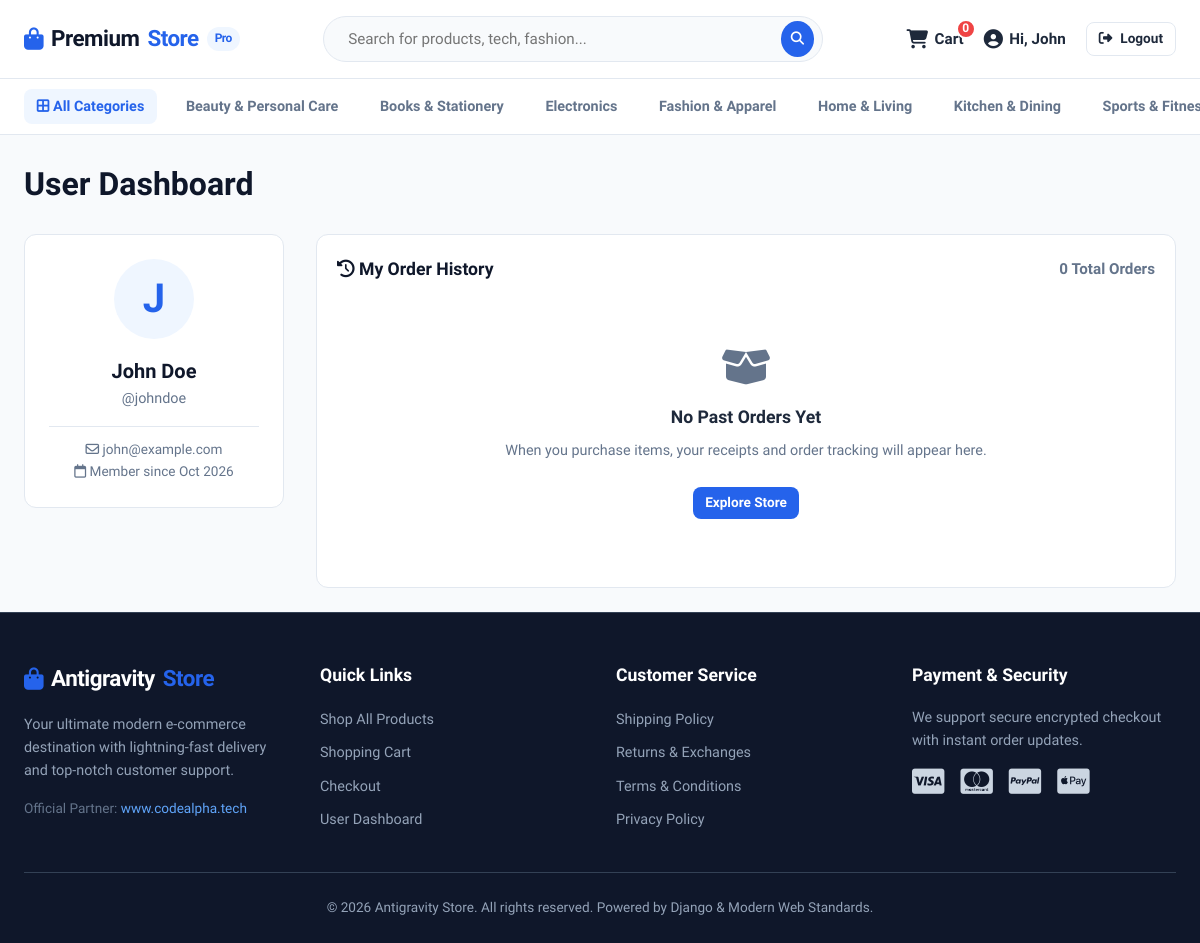
The app's page /dashboard/ (signed in) with its own data.
### store/models.py (models this page shows, shortened)
class Category(models.Model):
    name = models.CharField(max_length=100, unique=True)
    slug = models.SlugField(max_length=100, unique=True)
    description = models.TextField(blank=True)
    image = models.ImageField(upload_to='photos/categories', blank=True, null=True)
    class Meta:
        verbose_name = 'category'
        verbose_name_plural = 'categories'
        ordering = ['name']
    def get_url(self):
        return reverse('products_by_category', args=[self.slug])

### store/views.py (the view)
# urls.py: path('dashboard/', views.dashboard, name='dashboard'),
@login_required(login_url='login')
def dashboard(request):
    orders = Order.objects.filter(user=request.user).order_by('-created_at')
    orders_count = orders.count()
    context = {
        'orders': orders,
        'orders_count': orders_count,
    }
    return render(request, 'store/dashboard.html', context)

### store/context_processors.py (called while the page is built)
def menu_links(request):
    links = Category.objects.all()
    return dict(categories=links)

def counter(request):
    cart_count = 0
    if 'admin' in request.path:
        return {}
    try:
        if request.user.is_authenticated:
            cart_items = CartItem.objects.filter(user=request.user, is_active=True)
        else:
            cart = Cart.objects.filter(cart_id=_cart_id(request))
            cart_items = CartItem.objects.filter(cart=cart[:1], is_active=True)
        for cart_item in cart_items:
            cart_count += cart_item.quantity
    except Cart.DoesNotExist:
        cart_count = 0
    return dict(cart_count=cart_count)

### templates/store/dashboard.html (shortened to what this page needs)
{% extends 'base.html' %}
{% load static %}
{% block content %}
    <h1 style="font-size: 2rem; font-weight: 800; margin-bottom: 1.5rem; color: var(--secondary);">
        User Dashboard
    </h1>
    <div class="dashboard-grid">
        <div>
            <div class="profile-card">
                <div class="avatar-circle">
                    {{ user.first_name|default:user.username|slice:":1"|upper }}
                </div>
                <h3 style="font-size: 1.25rem; font-weight: 800; color: var(--secondary);">
                    {{ user.first_name }} {{ user.last_name }}
                </h3>
                <p style="font-size: 0.9rem; color: var(--text-muted); margin-bottom: 1rem;">@{{ user.username }}</p>
                <p style="font-size: 0.85rem; color: var(--text-muted); border-top: 1px solid var(--border); padding-top: 0.75rem;">
                    <i class="fa-regular fa-envelope"></i> {{ user.email }}<br>
                    <i class="fa-regular fa-calendar"></i> Member since {{ user.date_joined|date:"M Y" }}
                </p>
            </div>
        </div>
        <div>
            <div class="sidebar-card" style="margin-bottom: 0;">
                <div style="display: flex; align-items: center; justify-content: space-between; margin-bottom: 1rem;">
                    <h3 class="sidebar-title" style="margin-bottom: 0; border: none; padding: 0;">
                        <i class="fa-solid fa-clock-rotate-left"></i> My Order History
                    </h3>
                    <span class="results-count">{{ orders_count }} Total Order{{ orders_count|pluralize }}</span>
                </div>
                {% if orders %}
                    <div class="table-card" style="border: none;">
                        <table class="cart-table">
                            <thead>
                                <tr>
                                    <th>Order #</th>
                                    <th>Date</th>
                                    <th>Total</th>
                                    <th>Status</th>
                                    <th>Action</th>
                                </tr>
                            </thead>
                            <tbody>
                                {% for order in orders %}
                                    <tr>
                                        <td>
                                            <strong style="color: var(--primary);">{{ order.order_number }}</strong>
                                        </td>
                                        <td>{{ order.created_at|date:"M d, Y" }}</td>
                                        <td style="font-weight: 800;">${{ order.total_amount }}</td>
                                        <td>
                                            <span class="status-badge status-{{ order.status }}">{{ order.status }}</span>
                                        </td>
                                        <td>
                                            <a href="{% url 'order_detail' order.order_number %}" class="btn btn-outline btn-sm">
                                                Details <i class="fa-solid fa-chevron-right"></i>
                                            </a>
                                        </td>
                                    </tr>
                                {% endfor %}
                            </tbody>
                        </table>
                    </div>
                {% else %}
                    <div style="text-align: center; padding: 3rem 1rem;">
                        <i class="fa-solid fa-box-open" style="font-size: 2.5rem; color: var(--text-muted); margin-bottom: 1rem;"></i>
                        <h4 style="font-size: 1.1rem; font-weight: 700; margin-bottom: 0.5rem;">No Past Orders Yet</h4>
                        <p style="color: var(--text-muted); font-size: 0.9rem; margin-bottom: 1.5rem;">When you purchase items, your receipts and order tracking will appear here.</p>
                        <a href="{% url 'store' %}" class="btn btn-primary btn-sm">Explore Store</a>
                    </div>
                {% endif %}
            </div>
        </div>
    </div>
{% endblock %}

### templates/base.html (shortened to what this page needs)
{% load static %}
<!DOCTYPE html>
<html lang="en">
<head>
    <link rel="stylesheet" href="https://cdnjs.cloudflare.com/ajax/libs/font-awesome/6.4.0/css/all.min.css">
    <link rel="stylesheet" href="{% static 'css/styles.css' %}">
</head>
<body>
    <nav class="navbar">
        <div class="nav-container">
            <a href="{% url 'store' %}" class="logo">
                <i class="fa-solid fa-bag-shopping" style="color: var(--primary);"></i>
                Premium<span>Store</span>
                <span class="logo-badge">Pro</span>
            </a>
            <form action="{% url 'search' %}" method="GET" class="search-form">
                <input type="text" name="keyword" class="search-input" placeholder="Search for products, tech, fashion..." value="{{ keyword|default:'' }}" required>
                <button type="submit" class="search-btn" title="Search">
                    <i class="fa-solid fa-magnifying-glass"></i>
                </button>
            </form>
            <div class="nav-actions">
                <a href="{% url 'cart' %}" class="nav-link cart-icon-wrapper" title="Shopping Cart">
                    <i class="fa-solid fa-cart-shopping" style="font-size: 1.2rem;"></i>
                    <span style="font-weight: 700;">Cart</span>
                    <span class="cart-badge">{{ cart_count|default:"0" }}</span>
                </a>
                {% if user.is_authenticated %}
                    <a href="{% url 'dashboard' %}" class="nav-link">
                        <i class="fa-solid fa-user-circle" style="font-size: 1.2rem;"></i>
                        <span>Hi, {{ user.first_name|default:user.username }}</span>
                    </a>
                    <a href="{% url 'logout' %}" class="btn btn-outline btn-sm" title="Logout">
                        <i class="fa-solid fa-right-from-bracket"></i> Logout
                    </a>
                {% endif %}
            </div>
        </div>
    </nav>
    <div class="cat-bar">
        <div class="cat-container">
            <a href="{% url 'store' %}" class="cat-item {% if not current_category %}active{% endif %}">
                <i class="fa-solid fa-border-all"></i> All Categories
            </a>
            {% for cat in categories %}
                <a href="{{ cat.get_url }}" class="cat-item {% if current_category.slug == cat.slug %}active{% endif %}">
                    {{ cat.name }}
                </a>
            {% endfor %}
        </div>
    </div>
    <main class="main-wrapper">
        {% block content %}
        {% endblock %}
    </main>
    <footer>
        <div class="footer-container">
            <div class="footer-col">
                <a href="{% url 'store' %}" class="logo" style="color: white; margin-bottom: 1rem; display: flex;">
                    <i class="fa-solid fa-bag-shopping" style="color: var(--primary);"></i>
                    Antigravity<span style="color: var(--primary);">Store</span>
                </a>
                <p style="font-size: 0.9rem; margin-top: 0.5rem; color: #94a3b8;">
                    Your ultimate modern e-commerce destination with lightning-fast delivery and top-notch customer support.
                </p>
                <p style="margin-top: 1rem; font-size: 0.85rem; color: #64748b;">
                    Official Partner: <a href="https://www.codealpha.tech" target="_blank" style="color: #60a5fa;">www.codealpha.tech</a>
                </p>
            </div>
            <div class="footer-col">
                <h4>Quick Links</h4>
                <ul class="footer-links">
                    <li><a href="{% url 'store' %}">Shop All Products</a></li>
                    <li><a href="{% url 'cart' %}">Shopping Cart</a></li>
                    <li><a href="{% url 'checkout' %}">Checkout</a></li>
                    {% if user.is_authenticated %}
                        <li><a href="{% url 'dashboard' %}">User Dashboard</a></li>
                    {% else %}
                        <li><a href="{% url 'login' %}">Login / Register</a></li>
                    {% endif %}
                </ul>
            </div>
            <div class="footer-col">
                <h4>Customer Service</h4>
                <ul class="footer-links">
                    <li><a href="#">Shipping Policy</a></li>
                    <li><a href="#">Returns & Exchanges</a></li>
                    <li><a href="#">Terms & Conditions</a></li>
                    <li><a href="#">Privacy Policy</a></li>
                </ul>
            </div>
            <div class="footer-col">
                <h4>Payment & Security</h4>
                <p style="font-size: 0.9rem; color: #94a3b8; margin-bottom: 1rem;">
                    We support secure encrypted checkout with instant order updates.
                </p>
                <div style="font-size: 1.8rem; display: flex; gap: 1rem; color: #cbd5e1;">
                    <i class="fa-brands fa-cc-visa"></i>
                    <i class="fa-brands fa-cc-mastercard"></i>
                    <i class="fa-brands fa-cc-paypal"></i>
                    <i class="fa-brands fa-cc-apple-pay"></i>
                </div>
            </div>
        </div>
        <div class="footer-bottom">
            <p>&copy; {% now "Y" %} Antigravity Store. All rights reserved. Powered by Django & Modern Web Standards.</p>
        </div>
    </footer>
</body>
</html>

### records on screen
Category: name "Beauty & Personal Care"
Category: name "Books & Stationery"
Category: name "Electronics"
Category: name "Fashion & Apparel"
Category: name "Home & Living"
Category: name "Kitchen & Dining"
Category: name "Sports &…"

### other values on screen
{{ cart_count|default:"0" }} "0"
{{ user.first_name|default:user.username }} "John"
{{ user.first_name|default:user.username|slice:":1"|upper }} "J"
{{ user.first_name }} "John"
{{ user.last_name }} "Doe"
{{ user.username }} "johndoe"
{{ user.email }} "john@example.com"
{{ user.date_joined|date:"M Y" }} "Oct 2026"
{{ orders_count }} "0"
